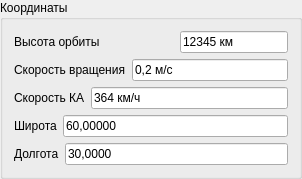
                    <widget class="QGroupBox" name="groupBox_4">
                     <property name="sizePolicy">
                      <sizepolicy hsizetype="Preferred" vsizetype="Preferred">
                       <horstretch>0</horstretch>
                       <verstretch>0</verstretch>
                      </sizepolicy>
                     </property>
                     <property name="title">
                      <string>Координаты</string>
                     </property>
                     <layout class="QHBoxLayout" name="horizontalLayout_28">
                      <item>
                       <layout class="QVBoxLayout" name="verticalLayout_14">
                        <item>
                         <layout class="QHBoxLayout" name="horizontalLayout_19">
                          <item>
                           <widget class="QLabel" name="label_5">
                            <property name="minimumSize">
                             <size>
                              <width>160</width>
                              <height>0</height>
                             </size>
                            </property>
                            <property name="text">
                             <string>Высота орбиты</string>
                            </property>
                           </widget>
                          </item>
                          <item>
                           <widget class="QLineEdit" name="lineEdit_5">
                            <property name="text">
                             <string>12345 км</string>
                            </property>
                           </widget>
                          </item>
                         </layout>
                        </item>
                        <item>
                         <layout class="QHBoxLayout" name="horizontalLayout_24">
                          <item>
                           <widget class="QLabel" name="label_10">
                            <property name="text">
                             <string>Скорость вращения</string>
                            </property>
                           </widget>
                          </item>
                          <item>
                           <widget class="QLineEdit" name="lineEdit_10">
                            <property name="text">
                             <string>0,2 м/с</string>
                            </property>
                           </widget>
                          </item>
                         </layout>
                        </item>
                        <item>
                         <layout class="QHBoxLayout" name="horizontalLayout_25">
                          <item>
                           <widget class="QLabel" name="label_11">
                            <property name="text">
                             <string>Скорость КА</string>
                            </property>
                           </widget>
                          </item>
                          <item>
                           <widget class="QLineEdit" name="lineEdit_11">
                            <property name="text">
                             <string>364 км/ч</string>
                            </property>
                           </widget>
                          </item>
                         </layout>
                        </item>
                        <item>
                         <layout class="QHBoxLayout" name="horizontalLayout_26">
                          <item>
                           <widget class="QLabel" name="label_12">
                            <property name="text">
                             <string>Широта</string>
                            </property>
                           </widget>
                          </item>
                          <item>
                           <widget class="QLineEdit" name="lineEdit_12">
                            <property name="text">
                             <string>60,00000</string>
                            </property>
                           </widget>
                          </item>
                         </layout>
                        </item>
                        <item>
                         <layout class="QHBoxLayout" name="horizontalLayout_27">
                          <item>
                           <widget class="QLabel" name="label_13">
                            <property name="text">
                             <string>Долгота</string>
                            </property>
                           </widget>
                          </item>
                          <item>
                           <widget class="QLineEdit" name="lineEdit_13">
                            <property name="text">
                             <string>30,0000</string>
                            </property>
                           </widget>
                          </item>
                         </layout>
                        </item>
                       </layout>
                      </item>
                     </layout>
                    </widget>
